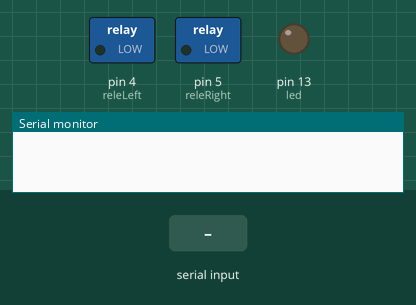
The sketch below on a simulated Arduino Uno, built with avr-gcc and run on an emulated ATmega328P. On the bench: switched loads named in the sketch (green lamp = pin HIGH), output pins drawn as LEDs (lit = HIGH), the last lines printed to the serial monitor. The test bench sets the inputs (shaded band).

Above: at 1.2 s.
1.3 s: "1" received over the second serial link
At 2.1 s:
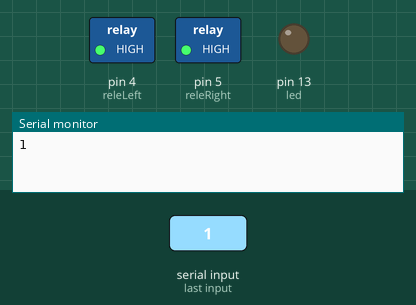
2.8 s: "3" received over the second serial link
At 3.3 s:
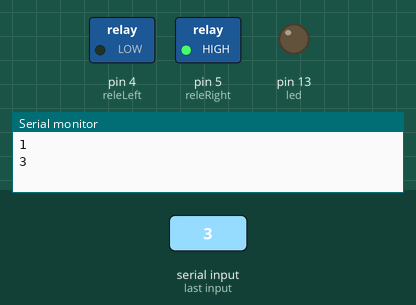
4.3 s: "4" received over the second serial link
At 5.5 s:
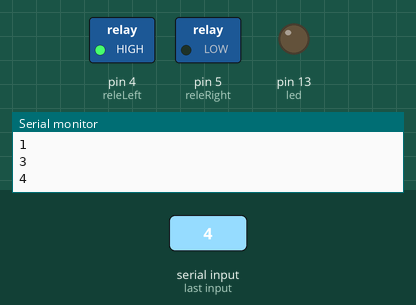
5.8 s: "2" received over the second serial link
At 6.8 s:
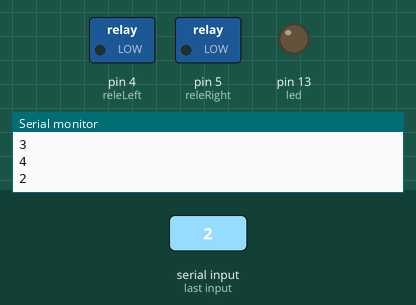
Timing chart, 0 to 8.3 s (numbered marks = the images above; inputs shaded):
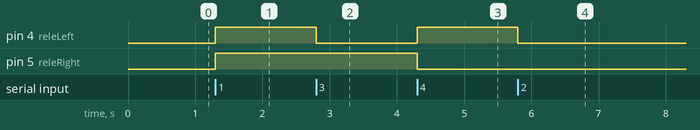

The sketch:

NewCode.ino
```cpp
#include <SoftwareSerial.h>

const int led = 13;
const int releLeft = 4;
const int releRight = 5;
char data = '0';


SoftwareSerial bluetooht(2, 3);

void setup() {
  Serial.begin(9600);
  bluetooht.begin(9600);
  pinMode(led, OUTPUT);
  pinMode(releLeft, OUTPUT);
  pinMode(releRight, OUTPUT);
}

void loop() {
  if(bluetooht.available()){
    data = bluetooht.read();
    Serial.println(data);
      switch(data){
        case '1':
          digitalWrite(releLeft, HIGH);
          digitalWrite(releRight, HIGH);
          break;
        case '2':
          digitalWrite(releLeft, LOW);
          digitalWrite(releRight, LOW);
          break;
        case '3':
          digitalWrite(releLeft, LOW);
          digitalWrite(releRight, HIGH);
          break;
        case '4':
          digitalWrite(releLeft, HIGH);
          digitalWrite(releRight, LOW);
          break;
      }
  }
}
```

Measured:
- after the input at 1.3 s, pin 4 (releLeft), pin 5 (releRight): LOW → HIGH at once
- after the input at 2.8 s, pin 4 (releLeft): HIGH → LOW at once
- after the input at 4.3 s, pin 4 (releLeft): LOW → HIGH at once; pin 5 (releRight): HIGH → LOW at once
- after the input at 5.8 s, pin 4 (releLeft): HIGH → LOW at once
